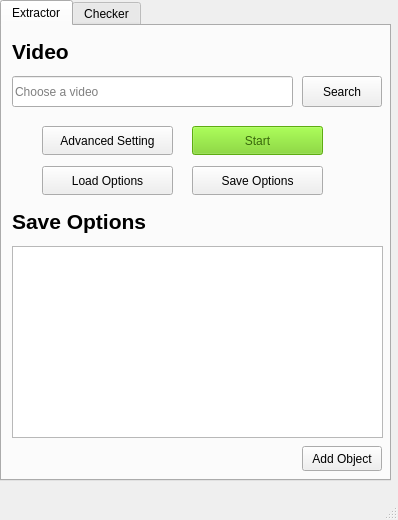
<?xml version="1.0" encoding="UTF-8"?>
<ui version="4.0">
 <class>HomeWindow</class>
 <widget class="QMainWindow" name="HomeWindow">
  <property name="geometry">
   <rect>
    <x>0</x>
    <y>0</y>
    <width>398</width>
    <height>520</height>
   </rect>
  </property>
  <property name="minimumSize">
   <size>
    <width>398</width>
    <height>520</height>
   </size>
  </property>
  <property name="maximumSize">
   <size>
    <width>398</width>
    <height>520</height>
   </size>
  </property>
  <property name="windowTitle">
   <string>Pymagextractor</string>
  </property>
  <widget class="QWidget" name="centralwidget">
   <widget class="QTabWidget" name="tabWidget">
    <property name="geometry">
     <rect>
      <x>0</x>
      <y>0</y>
      <width>391</width>
      <height>481</height>
     </rect>
    </property>
    <property name="currentIndex">
     <number>0</number>
    </property>
    <widget class="QWidget" name="extractor_tab">
     <attribute name="title">
      <string>Extractor</string>
     </attribute>
     <widget class="QLabel" name="label">
      <property name="geometry">
       <rect>
        <x>10</x>
        <y>10</y>
        <width>61</width>
        <height>31</height>
       </rect>
      </property>
      <property name="font">
       <font>
        <pointsize>16</pointsize>
        <weight>75</weight>
        <bold>true</bold>
       </font>
      </property>
      <property name="text">
       <string>Video</string>
      </property>
     </widget>
     <widget class="QPushButton" name="save_bnt">
      <property name="geometry">
       <rect>
        <x>190</x>
        <y>140</y>
        <width>131</width>
        <height>29</height>
       </rect>
      </property>
      <property name="text">
       <string>Save Options</string>
      </property>
     </widget>
     <widget class="QPushButton" name="load_bnt">
      <property name="geometry">
       <rect>
        <x>40</x>
        <y>140</y>
        <width>131</width>
        <height>29</height>
       </rect>
      </property>
      <property name="text">
       <string>Load Options</string>
      </property>
     </widget>
     <widget class="QPushButton" name="adv_bnt">
      <property name="geometry">
       <rect>
        <x>40</x>
        <y>100</y>
        <width>131</width>
        <height>29</height>
       </rect>
      </property>
      <property name="text">
       <string>Advanced Setting</string>
      </property>
     </widget>
     <widget class="QLabel" name="label_3">
      <property name="geometry">
       <rect>
        <x>10</x>
        <y>180</y>
        <width>141</width>
        <height>31</height>
       </rect>
      </property>
      <property name="font">
       <font>
        <pointsize>16</pointsize>
        <weight>75</weight>
        <bold>true</bold>
       </font>
      </property>
      <property name="text">
       <string>Save Options</string>
      </property>
     </widget>
     <widget class="QListWidget" name="object_list">
      <property name="geometry">
       <rect>
        <x>10</x>
        <y>220</y>
        <width>371</width>
        <height>192</height>
       </rect>
      </property>
     </widget>
     <widget class="QPushButton" name="start_bnt">
      <property name="enabled">
       <bool>false</bool>
      </property>
      <property name="geometry">
       <rect>
        <x>190</x>
        <y>100</y>
        <width>131</width>
        <height>29</height>
       </rect>
      </property>
      <property name="palette">
       <palette>
        <active>
         <colorrole role="WindowText">
          <brush brushstyle="SolidPattern">
           <color alpha="255">
            <red>0</red>
            <green>0</green>
            <blue>0</blue>
           </color>
          </brush>
         </colorrole>
         <colorrole role="Button">
          <brush brushstyle="SolidPattern">
           <color alpha="255">
            <red>115</red>
            <green>210</green>
            <blue>22</blue>
           </color>
          </brush>
         </colorrole>
         <colorrole role="Light">
          <brush brushstyle="SolidPattern">
           <color alpha="255">
            <red>170</red>
            <green>255</green>
            <blue>87</blue>
           </color>
          </brush>
         </colorrole>
         <colorrole role="Midlight">
          <brush brushstyle="SolidPattern">
           <color alpha="255">
            <red>142</red>
            <green>232</green>
            <blue>54</blue>
           </color>
          </brush>
         </colorrole>
         <colorrole role="Dark">
          <brush brushstyle="SolidPattern">
           <color alpha="255">
            <red>57</red>
            <green>105</green>
            <blue>11</blue>
           </color>
          </brush>
         </colorrole>
         <colorrole role="Mid">
          <brush brushstyle="SolidPattern">
           <color alpha="255">
            <red>76</red>
            <green>140</green>
            <blue>14</blue>
           </color>
          </brush>
         </colorrole>
         <colorrole role="Text">
          <brush brushstyle="SolidPattern">
           <color alpha="255">
            <red>0</red>
            <green>0</green>
            <blue>0</blue>
           </color>
          </brush>
         </colorrole>
         <colorrole role="BrightText">
          <brush brushstyle="SolidPattern">
           <color alpha="255">
            <red>255</red>
            <green>255</green>
            <blue>255</blue>
           </color>
          </brush>
         </colorrole>
         <colorrole role="ButtonText">
          <brush brushstyle="SolidPattern">
           <color alpha="255">
            <red>0</red>
            <green>0</green>
            <blue>0</blue>
           </color>
          </brush>
         </colorrole>
         <colorrole role="Base">
          <brush brushstyle="SolidPattern">
           <color alpha="255">
            <red>255</red>
            <green>255</green>
            <blue>255</blue>
           </color>
          </brush>
         </colorrole>
         <colorrole role="Window">
          <brush brushstyle="SolidPattern">
           <color alpha="255">
            <red>115</red>
            <green>210</green>
            <blue>22</blue>
           </color>
          </brush>
         </colorrole>
         <colorrole role="Shadow">
          <brush brushstyle="SolidPattern">
           <color alpha="255">
            <red>0</red>
            <green>0</green>
            <blue>0</blue>
           </color>
          </brush>
         </colorrole>
         <colorrole role="AlternateBase">
          <brush brushstyle="SolidPattern">
           <color alpha="255">
            <red>185</red>
            <green>232</green>
            <blue>138</blue>
           </color>
          </brush>
         </colorrole>
         <colorrole role="ToolTipBase">
          <brush brushstyle="SolidPattern">
           <color alpha="255">
            <red>255</red>
            <green>255</green>
            <blue>220</blue>
           </color>
          </brush>
         </colorrole>
         <colorrole role="ToolTipText">
          <brush brushstyle="SolidPattern">
           <color alpha="255">
            <red>0</red>
            <green>0</green>
            <blue>0</blue>
           </color>
          </brush>
         </colorrole>
        </active>
        <inactive>
         <colorrole role="WindowText">
          <brush brushstyle="SolidPattern">
           <color alpha="255">
            <red>0</red>
            <green>0</green>
            <blue>0</blue>
           </color>
          </brush>
         </colorrole>
         <colorrole role="Button">
          <brush brushstyle="SolidPattern">
           <color alpha="255">
            <red>115</red>
            <green>210</green>
            <blue>22</blue>
           </color>
          </brush>
         </colorrole>
         <colorrole role="Light">
          <brush brushstyle="SolidPattern">
           <color alpha="255">
            <red>170</red>
            <green>255</green>
            <blue>87</blue>
           </color>
          </brush>
         </colorrole>
         <colorrole role="Midlight">
          <brush brushstyle="SolidPattern">
           <color alpha="255">
            <red>142</red>
            <green>232</green>
            <blue>54</blue>
           </color>
          </brush>
         </colorrole>
         <colorrole role="Dark">
          <brush brushstyle="SolidPattern">
           <color alpha="255">
            <red>57</red>
            <green>105</green>
            <blue>11</blue>
           </color>
          </brush>
         </colorrole>
         <colorrole role="Mid">
          <brush brushstyle="SolidPattern">
           <color alpha="255">
            <red>76</red>
            <green>140</green>
            <blue>14</blue>
           </color>
          </brush>
         </colorrole>
         <colorrole role="Text">
          <brush brushstyle="SolidPattern">
           <color alpha="255">
            <red>0</red>
            <green>0</green>
            <blue>0</blue>
           </color>
          </brush>
         </colorrole>
         <colorrole role="BrightText">
          <brush brushstyle="SolidPattern">
           <color alpha="255">
            <red>255</red>
            <green>255</green>
            <blue>255</blue>
           </color>
          </brush>
         </colorrole>
         <colorrole role="ButtonText">
          <brush brushstyle="SolidPattern">
           <color alpha="255">
            <red>0</red>
            <green>0</green>
            <blue>0</blue>
           </color>
          </brush>
         </colorrole>
         <colorrole role="Base">
          <brush brushstyle="SolidPattern">
           <color alpha="255">
            <red>255</red>
            <green>255</green>
            <blue>255</blue>
           </color>
          </brush>
         </colorrole>
         <colorrole role="Window">
          <brush brushstyle="SolidPattern">
           <color alpha="255">
            <red>115</red>
            <green>210</green>
            <blue>22</blue>
           </color>
          </brush>
         </colorrole>
         <colorrole role="Shadow">
          <brush brushstyle="SolidPattern">
           <color alpha="255">
            <red>0</red>
            <green>0</green>
            <blue>0</blue>
           </color>
          </brush>
         </colorrole>
         <colorrole role="AlternateBase">
          <brush brushstyle="SolidPattern">
           <color alpha="255">
            <red>185</red>
            <green>232</green>
            <blue>138</blue>
           </color>
          </brush>
         </colorrole>
         <colorrole role="ToolTipBase">
          <brush brushstyle="SolidPattern">
           <color alpha="255">
            <red>255</red>
            <green>255</green>
            <blue>220</blue>
           </color>
          </brush>
         </colorrole>
         <colorrole role="ToolTipText">
          <brush brushstyle="SolidPattern">
           <color alpha="255">
            <red>0</red>
            <green>0</green>
            <blue>0</blue>
           </color>
          </brush>
         </colorrole>
        </inactive>
        <disabled>
         <colorrole role="WindowText">
          <brush brushstyle="SolidPattern">
           <color alpha="255">
            <red>57</red>
            <green>105</green>
            <blue>11</blue>
           </color>
          </brush>
         </colorrole>
         <colorrole role="Button">
          <brush brushstyle="SolidPattern">
           <color alpha="255">
            <red>115</red>
            <green>210</green>
            <blue>22</blue>
           </color>
          </brush>
         </colorrole>
         <colorrole role="Light">
          <brush brushstyle="SolidPattern">
           <color alpha="255">
            <red>170</red>
            <green>255</green>
            <blue>87</blue>
           </color>
          </brush>
         </colorrole>
         <colorrole role="Midlight">
          <brush brushstyle="SolidPattern">
           <color alpha="255">
            <red>142</red>
            <green>232</green>
            <blue>54</blue>
           </color>
          </brush>
         </colorrole>
         <colorrole role="Dark">
          <brush brushstyle="SolidPattern">
           <color alpha="255">
            <red>57</red>
            <green>105</green>
            <blue>11</blue>
           </color>
          </brush>
         </colorrole>
         <colorrole role="Mid">
          <brush brushstyle="SolidPattern">
           <color alpha="255">
            <red>76</red>
            <green>140</green>
            <blue>14</blue>
           </color>
          </brush>
         </colorrole>
         <colorrole role="Text">
          <brush brushstyle="SolidPattern">
           <color alpha="255">
            <red>57</red>
            <green>105</green>
            <blue>11</blue>
           </color>
          </brush>
         </colorrole>
         <colorrole role="BrightText">
          <brush brushstyle="SolidPattern">
           <color alpha="255">
            <red>255</red>
            <green>255</green>
            <blue>255</blue>
           </color>
          </brush>
         </colorrole>
         <colorrole role="ButtonText">
          <brush brushstyle="SolidPattern">
           <color alpha="255">
            <red>57</red>
            <green>105</green>
            <blue>11</blue>
           </color>
          </brush>
         </colorrole>
         <colorrole role="Base">
          <brush brushstyle="SolidPattern">
           <color alpha="255">
            <red>115</red>
            <green>210</green>
            <blue>22</blue>
           </color>
          </brush>
         </colorrole>
         <colorrole role="Window">
          <brush brushstyle="SolidPattern">
           <color alpha="255">
            <red>115</red>
            <green>210</green>
            <blue>22</blue>
           </color>
          </brush>
         </colorrole>
         <colorrole role="Shadow">
          <brush brushstyle="SolidPattern">
           <color alpha="255">
            <red>0</red>
            <green>0</green>
            <blue>0</blue>
           </color>
          </brush>
         </colorrole>
         <colorrole role="AlternateBase">
          <brush brushstyle="SolidPattern">
           <color alpha="255">
            <red>115</red>
            <green>210</green>
            <blue>22</blue>
           </color>
          </brush>
         </colorrole>
         <colorrole role="ToolTipBase">
          <brush brushstyle="SolidPattern">
           <color alpha="255">
            <red>255</red>
            <green>255</green>
            <blue>220</blue>
           </color>
          </brush>
         </colorrole>
         <colorrole role="ToolTipText">
          <brush brushstyle="SolidPattern">
           <color alpha="255">
            <red>0</red>
            <green>0</green>
            <blue>0</blue>
           </color>
          </brush>
         </colorrole>
        </disabled>
       </palette>
      </property>
      <property name="text">
       <string>Start</string>
      </property>
     </widget>
     <widget class="QPushButton" name="search_bnt">
      <property name="geometry">
       <rect>
        <x>300</x>
        <y>50</y>
        <width>80</width>
        <height>31</height>
       </rect>
      </property>
      <property name="text">
       <string>Search</string>
      </property>
     </widget>
     <widget class="QPushButton" name="add_bnt">
      <property name="geometry">
       <rect>
        <x>300</x>
        <y>420</y>
        <width>80</width>
        <height>25</height>
       </rect>
      </property>
      <property name="text">
       <string>Add Object</string>
      </property>
     </widget>
     <widget class="QLineEdit" name="video_browser">
      <property name="geometry">
       <rect>
        <x>10</x>
        <y>50</y>
        <width>281</width>
        <height>31</height>
       </rect>
      </property>
      <property name="readOnly">
       <bool>true</bool>
      </property>
      <property name="placeholderText">
       <string>Choose a video </string>
      </property>
     </widget>
    </widget>
    <widget class="QWidget" name="checker_tab">
     <attribute name="title">
      <string>Checker</string>
     </attribute>
     <widget class="QLabel" name="label_2">
      <property name="geometry">
       <rect>
        <x>120</x>
        <y>170</y>
        <width>141</width>
        <height>51</height>
       </rect>
      </property>
      <property name="font">
       <font>
        <pointsize>16</pointsize>
        <weight>75</weight>
        <bold>true</bold>
       </font>
      </property>
      <property name="text">
       <string>Coming Soon</string>
      </property>
     </widget>
    </widget>
   </widget>
  </widget>
  <widget class="QMenuBar" name="menubar">
   <property name="geometry">
    <rect>
     <x>0</x>
     <y>0</y>
     <width>398</width>
     <height>22</height>
    </rect>
   </property>
  </widget>
  <widget class="QStatusBar" name="statusbar"/>
 </widget>
 <resources/>
 <connections/>
</ui>
